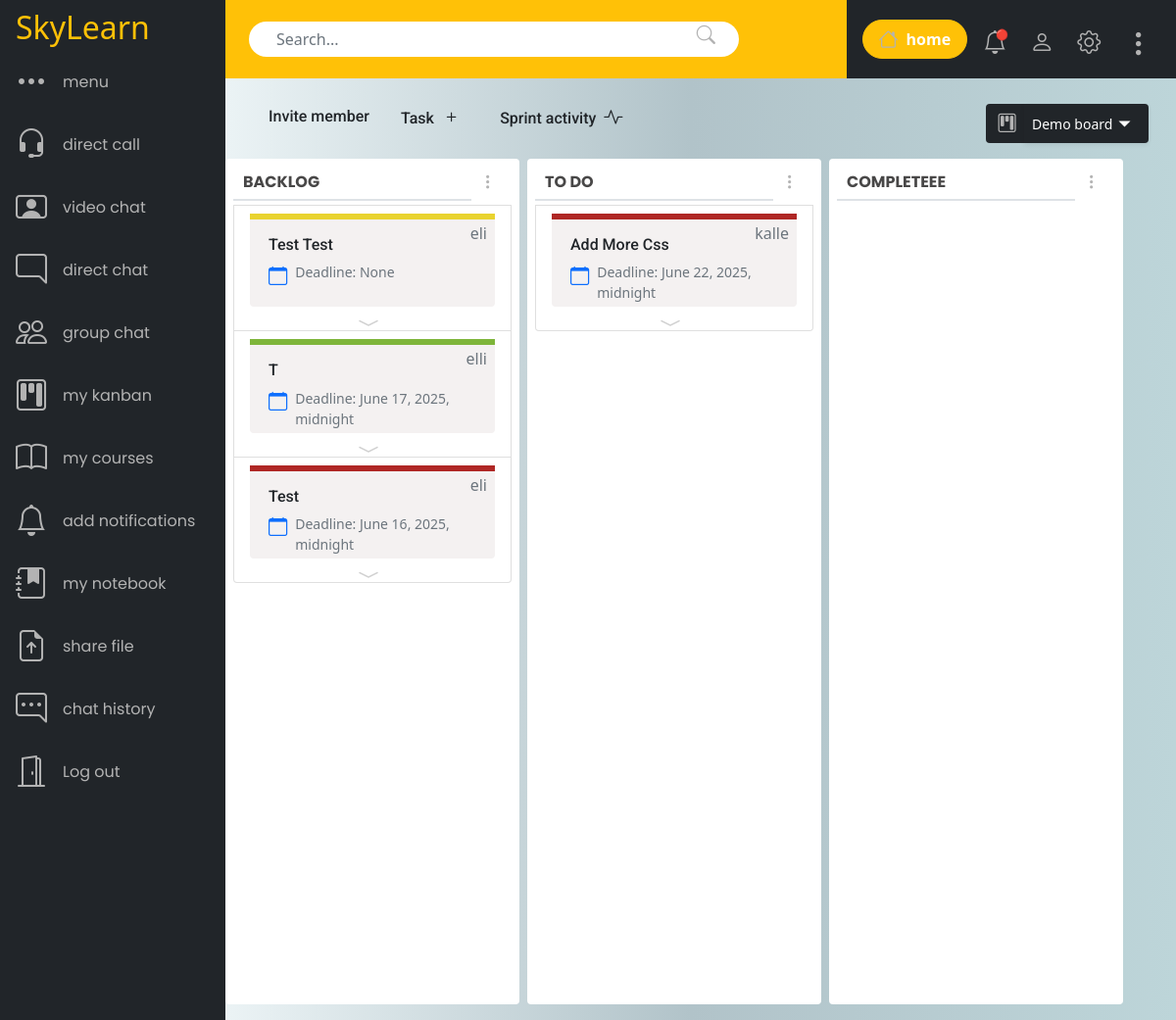
/kanban/board/29 (signed in), run on the app's committed database.
### kanban/models.py (models this page shows, shortened)
class Column(models.Model):
    board = models.ForeignKey(Board, on_delete=models.CASCADE, related_name="columns")
    title = models.CharField(max_length=100)
    status = models.CharField(max_length=100)
    position = models.PositiveIntegerField(default=0)  # FÖR SORTERING

class Task(models.Model):
    STATUS_colors = [
        ('backlog', 'Backlog'),
        ('todo', 'To Do'),
        ('inprogress', 'In Progress'),
        ('review', 'Review'),
        ('complete', 'Complete'),
    ]
    PRIORITY_CHOICES = [
        ('', '----------'),
        ('low', 'Low'),
        ('medium', 'Medium'),
        ('high', 'High'),
    ]
    board = models.ForeignKey(Board, on_delete= models.CASCADE, related_name="tasks", default=1)
    title = models.CharField(max_length=100)
    order = models.PositiveIntegerField(default=0)
    description = models.TextField(blank=True)
    created_by = models.ForeignKey(User, on_delete=models.CASCADE, related_name="tasks")
    created_at = models.DateTimeField(auto_now_add=True)
    deadline = models.DateTimeField(null=True, blank=True)
    assigned_to = models.ForeignKey(User, on_delete=models.SET_NULL, null=True, blank=True, related_name="assigned_tasks")
    completed = models.BooleanField(default=False)
    column = models.ForeignKey(Column, on_delete=models.SET_NULL, null=True, blank=True, related_name="column_tasks")
    priority = models.CharField(max_length=20, choices=PRIORITY_CHOICES,default='medium')

### myapp/models.py (models this page shows, shortened)
class User(AbstractUser):
    ADMIN = "admin"
    TEACHER = "teacher"
    PARTICIPANT = "participant"
    ROLE_CHOICES = [
        (ADMIN, "Admin"),
        (TEACHER, "Teacher"),
        (PARTICIPANT, "Participant"),
    ]
    role = models.CharField(max_length=20, choices=ROLE_CHOICES, default=PARTICIPANT)

### kanban/views.py (the view)
# urls.py: path("board/<int:board_id>", views.kanban_board, name= 'kanban_board'),
@login_required
def kanban_board(request, board_id):
    board = get_object_or_404(Board, id=board_id)
    if request.user != board.created_by and request.user not in board.members.all():
     raise Http404("Oops! It looks like the page you're trying to access doesn't exist.")
    created_boards = Board.objects.filter(created_by=request.user)
    columns = board.columns.prefetch_related("column_tasks").order_by("position")
    member_boards = Board.objects.filter(members=request.user)
    boards = (created_boards | member_boards).distinct()
    context = {
      'board': board,
      'boards':boards,
      'columns': columns,
      'hide_inner_sidebar':True,
      'show_inner_sidebar_icon':True,
    }
    return render(request, 'board.html', context)

### kanban/templates/board.html (shortened to what this page needs)
{% extends 'dashboard_student.html' %}
{% block main_content %}
    {% if board %}
        <div class="container-fluid kanban-board py-2 ">
             {% include 'partials/board_topbar.html' with board=board boards=boards %}
            <div id="kanban-board-content">
                 {% include 'partials/board_content.html' with board=board boards=boards columns=columns %}
            </div>
        </div>
        {% else %}
            {% include 'create_board.html' %}
        {% endif %}
    {% endblock %}

### myapp/templates/dashboard_student.html (shortened to what this page needs)
{% extends 'base.html' %}
{% block content %}
    <div class="dashboard-layout {% if hide_inner_sidebar %}no-inner-sidebar{% endif %}">
        <aside class="side-menu-login-user py-1">
            <a href="/"
               class="ms-3 mb-0 text-warning fs-2 text-decoration-none custom-logo">SkyLearn</a>
            {% include 'partials/sidebar_dashboard.html' %}
        </aside>
        <div class="dashboard-center-content">
            {% include 'partials/topbar.html' %}
            <main id="dashboard-main-content" class="p-0">
                {% block main_content %}{% endblock %}
            </main>
        </div>
    </div>
{% endblock %}

### myapp/templates/base.html (shortened to what this page needs)
{% load static %}
<!doctype html>
<html lang="en">
  <head>
    <link
      rel="stylesheet"
      href="https://cdn.jsdelivr.net/npm/bootstrap@5.0.2/dist/css/bootstrap.min.css"
    />
    <link rel="stylesheet" href="{% static 'css/styles.css' %}" />
  </head>
  <body class="vh-100 vw-100">
    {% block content %}{% endblock %}
  </body>
</html>

### myapp/templates/partials/sidebar_dashboard.html
<ul class="nav d-flex flex-column">
    <li class="nav-item">
        <a href="#" class="nav-link"><i class="bi bi-three-dots icon"></i>menu</a>
    </li>
    <li class="nav-item">
        <a href="#" class="nav-link"><i class="bi bi-headset icon"></i>direct call</a>
    </li>
    <li class="nav-item">
        <a href="#" class="nav-link"><i class="bi bi-person-video icon"></i> video chat</a>
    </li>
    <li class="nav-item">
        <a href="{% url 'dashboard/student/chat' %}" class="nav-link"><i class="bi bi-chat-right icon"></i> direct chat</a>
    </li>
    <li class="nav-item">
        <a href="#" class="nav-link"><i class="bi bi-people icon"></i> group chat</a>
    </li>
    <li class="nav-item">
        <a href="{% url 'kanban_landing' %}"  class="nav-link"><i class="bi bi-kanban icon"></i> my kanban</a>
    </li>
    <li class="nav-item">
        <a href="#" class="nav-link"><i class="bi bi-book icon"></i> my courses</a>
    </li>
    <li class="nav-item">
        <a href="#" class="nav-link"><i class="bi bi-bell icon"></i> add notifications</a>
    </li>
    <li class="nav-item">
        <a href="#" class="nav-link"><i class="bi bi-journal-bookmark-fill icon"></i> my notebook</a>
    </li>
    <li class="nav-item">
        <a href="#" class="nav-link"><i class="bi bi-file-earmark-arrow-up icon"></i> share file</a>
    </li>
    <li class="nav-item">
        <a href="#" class="nav-link"><i class="bi bi-chat-right-dots icon"></i> chat history</a>
    </li>
    <li class="nav-item">
        <a href="{% url 'login' %}" class="nav-link"><i class="bi bi-door-open icon"></i> Log out</a>
    </li>
</ul>

### myapp/templates/partials/topbar.html (shortened to what this page needs)
<nav class="navbar-logdin-user w-100">
    <div class="topbar-wrapper d-flex">
        <div class="topbar-left bg-warning d-flex align-items-center px-4 flex-grow-1">
            <div class="input-group custom-search px-3">
                <input type="text"
                       class="form-control border-0 shadow-none rounded-end-circle d-none d-sm-flex search-input d-flex align-items-center justify-content-center"
                       placeholder="Search...">
                <span class="search-icon border-0 ms-1">
                    <i class="bi bi-search"></i>
                </span>
            </div>
        </div>
        <div class="topbar-right d-flex align-items-center px-3 gap-3 ms-auto">
            <a href="/"
               class="btn btn-warning d-flex align-items-center px-3 py-1 rounded-pill text-white fw-semibold btn-home">
                <i class="bi bi-house fs-5"></i> home
            </a>
            <a href="#" class="text-white position-relative icon">
                <i class="bi bi-bell fs-4"></i>
                <span class="translate-middle badge rounded-pill">🔴</span>
            </a>
            <a href="#" class="icon"><i class="bi bi-person fs-4"></i></a>
            <a href="#" class="icon"><i class="bi bi-gear fs-4"></i></a>
            {% if show_inner_sidebar_icon %}
                <a href="#"
                   class="fs-4 mt-2"
                   data-bs-toggle="offcanvas"
                   data-bs-target="#innerSidebarMeny"><i class="bi bi-three-dots-vertical"></i></a>
            {% else %}
                <a href="#"
                   class="fs-4 mt-2 d-lg-none"
                   data-bs-toggle="offcanvas"
                   data-bs-target="#innerSidebarMeny"><i class="bi bi-three-dots-vertical"></i></a>
            {% endif %}
        </div>
    </div>
</nav>

### kanban/templates/partials/board_topbar.html (shortened to what this page needs)
<div class="container-fluid">
        <div class=" d-flex flex-wrap justify-content-between align-items-center gap-2 py-2 px-3 ">
            <ul class="nav kanban-nav flex-row flex-grow-1 justify-content-start ">
                <li class="nav-item">
                    <a hx-get="{% url 'invite_members' board.id %}"
                       hx-target="#modal-container"
                       hx-swap="innerHTML"
                       class="nav-link kanban-link">Invite member</a>
                </li>
                <li class="nav-item">
                    <a hx-get="{% url 'add_task_form' board.id %}"
                       hx-target="#modal-container"
                       hx-swap="innerHTML"
                       class="nav-link kanban-link">
                        Task <i class="bi bi-plus text-dark"></i>
                    </a>
                </li>
                <li class="nav-item">
                    <a hx-get="{% url 'sprint_activity' board.id %}"
                       hx-target="#modal-container"
                       hx-swap="innerHTML"
                       hx-delay="600ms"
                       class="nav-link kanban-link">
                        Sprint activity<i class="bi bi-activity text-dark"></i>
                    </a>
                </li>
            </ul>
            <div class="shoose-board ">
           <form
            hx-post="{% url 'kanban_board_partial_view' %}"
            hx-target="#kanban-board-content"
            hx-swap="innerHTML"
            hx-indicator=".loading-indicator"
            class="input-group w-auto"
             >
        <span class="input-group-text bg-dark border-0 custom-select-board-icon ">
         <i class="bi bi-kanban"></i>
         </span>
       <select
       name="board_id"
       class="form-select form-select-sm bg-dark border-0 shadow-sm rounded-end-pill text-white custom-select-board shadow-sm "
       style="cursor: pointer;"
       onchange="this.form.requestSubmit()"
      >
        {% for board in boards %}
        <option value="{{ board.id }}" >{{ board.name }}</option>
       {% endfor %}
     </select>
     </form>
            </div>
        </div>
</div>

### kanban/templates/partials/board_content.html (shortened to what this page needs)
<div class="kanban-scroll-wrapper" id="kanban-content">
    {% for column in columns %}
        <div class="kanban-column flex-shrink-0 sortable-item "
             data-column-id="{{ column.id }}"
             id="column-{{ column.id }}">
            <div class="card border-0 d-flex flex-column ">
                <div class="d-flex justify-content-between align-items-center px-2 py-1">
                    {% if column.title|lower == "backlog" %}
                        <h6 class="card-title text-uppercase m-0 flex-grow-1">{{ column.title }}</h6>
                    {% else %}
                        <h6 class="card-title text-uppercase m-0 flex-grow-1">{{ column.title }}</h6>
                    {% endif %}
                    <div class="dropdown ">
                        <a class="btn btn-sm border-0"
                           type="button"
                           data-bs-toggle="dropdown"
                           aria-expanded="false"
                           title="More actions">
                            <i class="bi bi-three-dots-vertical"></i>
                        </a>
                    </div>
                </div>
                <div class="items-list px-2 sortable mb-3 vh-100 " >
                    <ul id="column-{{ column.id }}-tasks"
                       data-column-id="{{ column.id }}"
                        class="sortable list-group"
                        hx-post="{% url 'update_task_status' %}"
                        hx-trigger="end"
                        hx-target="this"
                        hx-swap="none"
                        >
                        {% for task in column.column_tasks.all %}
                            <li class="list-group-item" data-id="{{ task.id }}" id="task-list">
                                <div class="card card-draggable" id="task-{{ task.id }}">
                                    <div class="priority-mark {{ task.priority }}"></div>
                                    <div class="card-body card-body-kanban" >{% include 'partials/task_item.html' with task=task board=board %}</div>
                            </li>
                        {% endfor %}
                    </ul>
                </div>
            </div>
        </div>
    {% endfor %}
</div>

### kanban/templates/partials/task_item.html (shortened to what this page needs)
<div class="p-0" >
<div class="d-flex align-items-center " style="min-width: 0; width:150px ">
    <h5 class="mb-2 text-dark text-capitalize  task-title">{{ task.title }}</h5>
</div>
<div class="d-flex justify-content-between" style="height:30px;">
    <div class="d-flex">
        <i class="bi bi-calendar text-primary"></i>
        <small class="text-muted text-small">Deadline: {{ task.deadline }}</small>
    </div>
    <div class="task-img-container d-flex position-relativ">
       <span class="text-muted position-absolute top-0 end-0 me-2 mt-2 fs-6">{{task.assigned_to.username}}</span>
    </div>
    <button class="btn btn-link text-decoration-none p-0 d-flex justify-content-center align-items-center toggle-btn mt-3 position-absolute top-100 start-50 translate-middle"
            data-bs-toggle="collapse"
            data-bs-target="#collapse-task-{{ task.id }}"
            aria-expanded="false"
            aria-controls="collapse-task-{{ task.id }}"
            type="button">
        <i class="bi bi-chevron-compact-down fs-4 toggle-icon"></i>
    </button>
</div>
</div>

### data on the page
Column: title "BACKLOG"
Task: title "Test Test", deadline "None", assigned_to.username "eli"
Task: title "T", deadline "June 17, 2025, midnight", assigned_to.username "elli"
Task: title "Test", deadline "June 16, 2025, midnight", assigned_to.username "eli"
Column: title "TO DO"
Task: title "Add More Css", deadline "June 22, 2025, midnight", assigned_to.username "kalle"
Column: title "COMPLETEEE"

### other printed values
form field board_id "Demo board"
